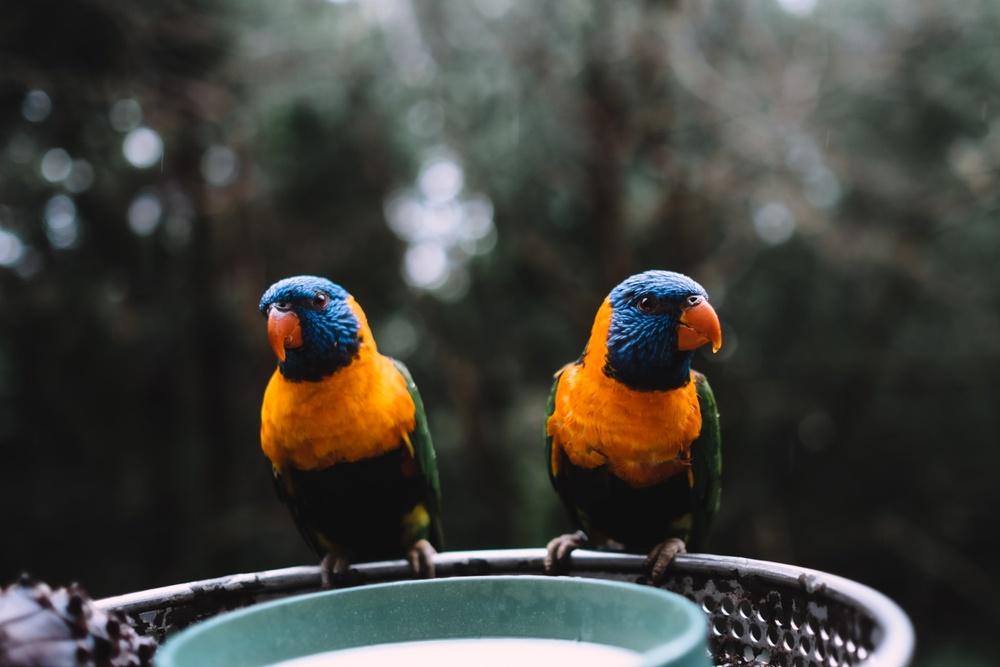
#> input picture images/birds.jpg, 1000 x 667 px, shrunk from 1950 x 1300 before the run
$ python -i edges.py   (imports and definitions only)
#> lines starting #> are read from the running program, lines starting #| are printed output that depends on the picture
from enum import Enum
from typing import Union

import numba
import numpy as np
import skimage.restoration
from numpy.core.multiarray import ndarray
from scipy.signal import convolve2d
from skimage.color import rgb2gray, rgb2lab
from skimage.filters import scharr, gaussian
from skimage.filters.rank import entropy
from skimage.morphology import disk, dilation
from skimage.util import img_as_float64, img_as_ubyte

from triangler.sampling import (
    SampleMethod,
    poisson_disk_sample,
    threshold_sample,
)


class EdgeMethod(Enum):
    CANNY = 1
    ENTROPY = 2
    SOBEL = 3


class EdgePoints(object):
    __slots__ = ["width", "height", "edge_detector", "num_of_points", "edge_method"]

    # [53 lines left out: functions __init__, get_edge_points, not called in this run]


class EdgeDetectors(object):
    __slots__ = ["img"]

    def __init__(self, img: ndarray):
        self.img: ndarray = img

    # [40 lines left out: function sobel, not called in this run]

    def entropy(self, bal=0.1) -> ndarray:
        dn_img = skimage.restoration.denoise_tv_bregman(self.img, 0.1)
        img_gray = rgb2gray(dn_img)
        img_lab = rgb2lab(dn_img)

        entropy_img = gaussian(
            img_as_float64(dilation(entropy(img_as_ubyte(img_gray), disk(5)), disk(5)))
        )
        edges_img = dilation(
            np.mean(
                np.array([scharr(img_lab[:, :, channel]) for channel in range(3)]),
                axis=0,
            ),
            disk(3),
        )

        weight = (bal * entropy_img) + ((1 - bal) * edges_img)
        weight /= np.mean(weight)
        weight /= np.amax(weight)

        return weight

    # [18 lines left out: function canny, not called in this run]

>>> import cv2
>>> picture = cv2.cvtColor(cv2.imread('../images/birds.jpg'), cv2.COLOR_BGR2RGB)
>>> result = EdgeDetectors(picture).entropy()
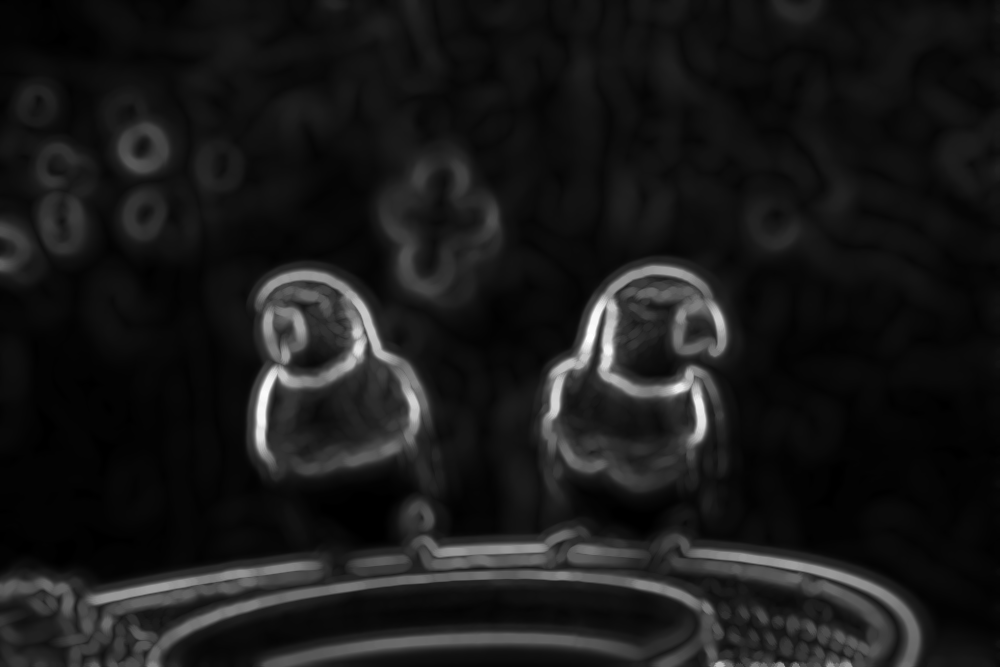
#> result: shape (667, 1000) float64; min 3.37e-06, max 1, mean 0.101
